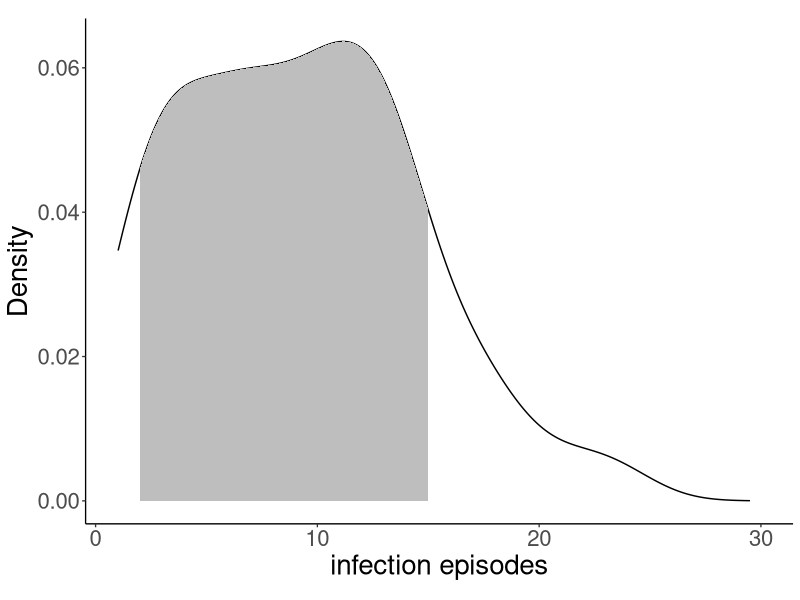
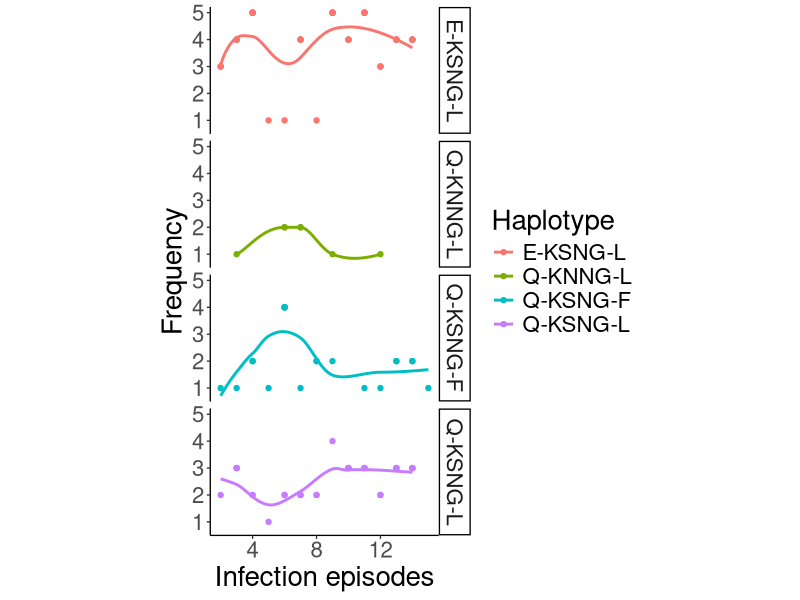
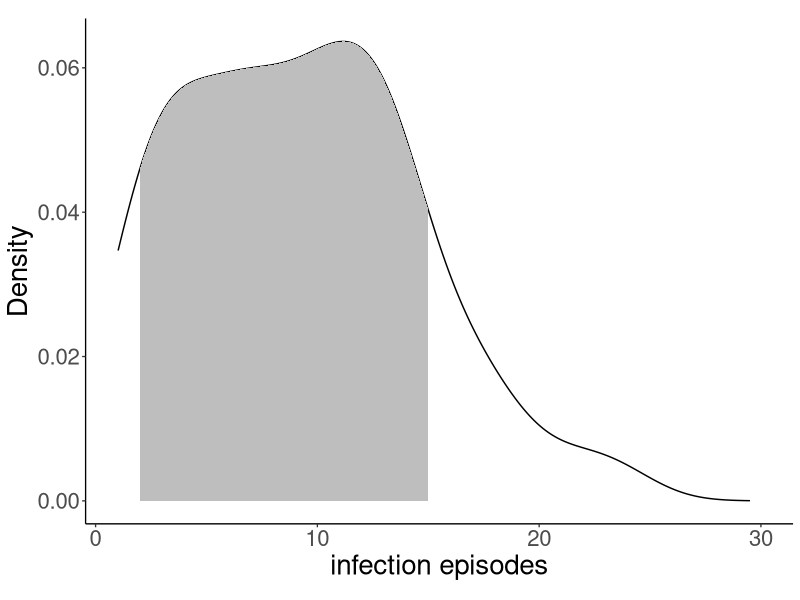
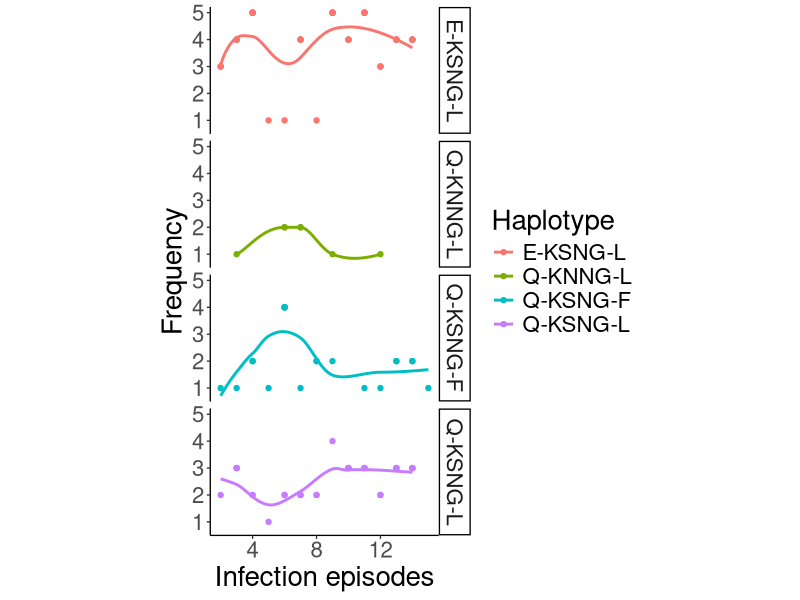

Write the R code that produced these figures, in order.
## ---- chunk 1
root.dir <- here::here()
knitr::opts_chunk$set(echo = TRUE, root.dir=root.dir)
knitr::opts_knit$set(root.dir = root.dir)
knitr::opts_chunk$set(message = FALSE)
knitr::opts_chunk$set(warning = FALSE)
## ---- chunk 2
library("tidyverse")
#library("gghighlight")
library(scales)
hap_den<- readxl::read_xlsx("data/Haplotype Distribution.xlsx", col_names = TRUE)
hap_den<-rbind(hap_den)

dat <- with(density(hap_den$Episodes), data.frame(x, y))
infec<-ggplot(data = dat, mapping = aes(x = x, y = y), lwd = 4) +
  labs(x="infection episodes", y = "Density")+
  scale_x_continuous(labels = scales::comma)+
    theme_classic(base_size = 10) +
  theme(aspect.ratio=5/7)+theme(text = element_text(size = 20))+
    geom_line()+
    geom_area(mapping = aes(x = ifelse(x>2 & x< 15 , x, 0)), fill = "grey") +
    xlim(1, 30)
infec
pdf("figures/infection_distribution.pdf", width = 15, height = 5, pointsize=100)#save as pdf file
infec
dev.off()
## ---- chunk 3
library("tidyverse")

freq<-ggplot(hap_den[hap_den$Episodes>1 & hap_den$Episodes< 16 ,], aes(y= Frequency, x=Episodes)) +
  stat_smooth(aes(group= Haplotype, color= Haplotype, fill=Haplotype), method="loess", size=1, formula="y ~ log(x)", se=FALSE) +
  geom_point(aes(colour=Haplotype))+
  labs(x="Infection episodes", y = "Frequency")+ facet_grid(Haplotype ~ .)+
  theme_classic(base_size = 10) +
  theme(aspect.ratio=5/9)+theme(text = element_text(size = 20))
   
freq
pdf("figures/haplotype_distribution.pdf", width = 15, height = 10, pointsize=30)#save as pdf file
freq
dev.off()

